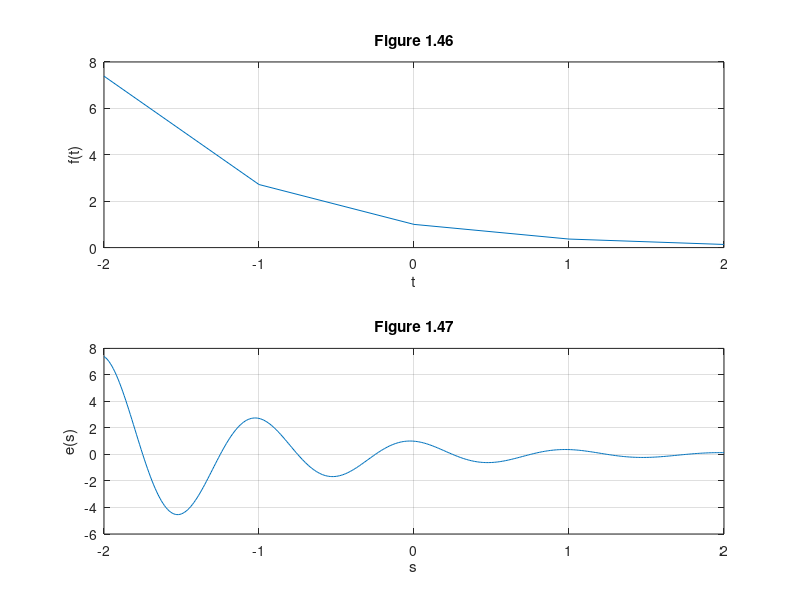
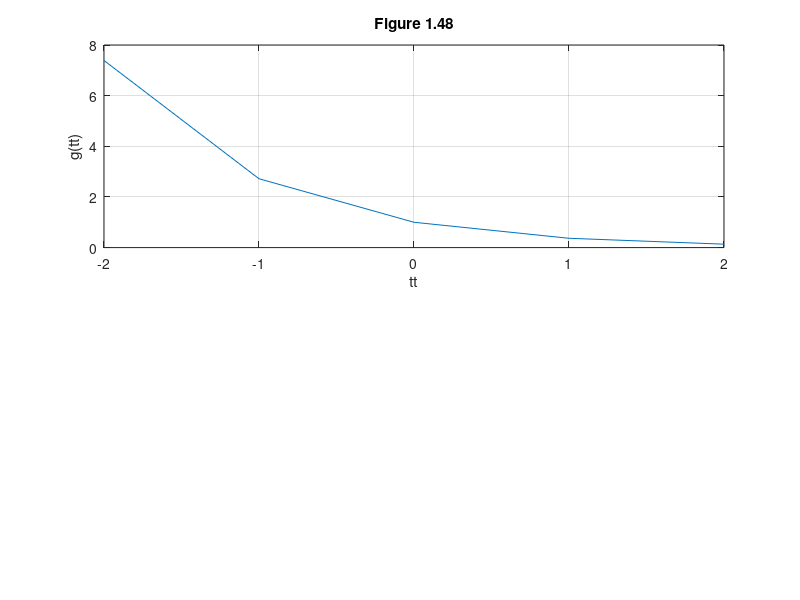

These charts were generated, in order, by the following MATLAB code:
%Rendel Abrasia, Reza Aablue
%500942743, 500966944
%Section 4

%Problem A.1

%Setting up the values for t and s
t = (-2:2);
s = (-2:0.01:2);

%Function of f(t) and e(s)
f = @(t) exp(-t).*cos(2*pi*t);
e = @(s) exp(-s).*cos(2*pi*s);

%Allows to separate graphs into multiple windows if more than 1 figure.
figure(1);

%Setting up the graph
subplot(211);
plot(t,f(t));
xlabel('t');
ylabel('f(t)');
title('Figure 1.46');
grid;

subplot(212);
plot(s,e(s));
xlabel('s');
ylabel('e(s)');
title('Figure 1.47');
grid;

%Problem A.2
%Setting up the values for tt
tt = (-2:2);

%Function for g(tt)
g = @(tt) exp(-t);

%New Window for Problem A.2
figure(2);

subplot(211);
plot(tt,g(tt));
xlabel('tt');
ylabel('g(tt)');
title('Figure 1.48');
grid;

%Problem A.3
% When comparing the graphs of problem A.2 with figure 1.46 of problem A.1,
% It is observed that the graphs are very identical.